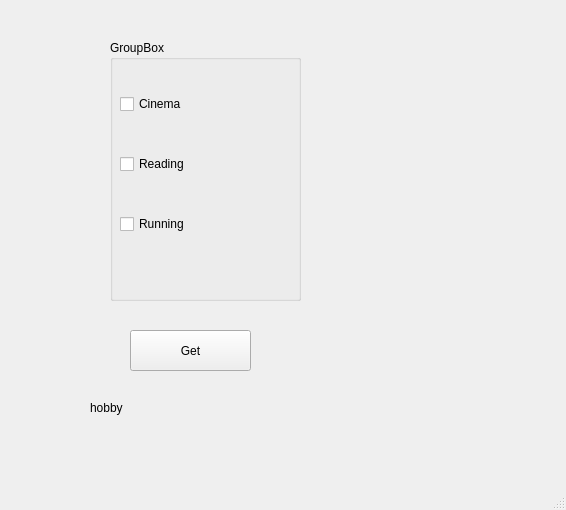
<?xml version="1.0" encoding="UTF-8"?>
<ui version="4.0">
 <class>MainWindow</class>
 <widget class="QMainWindow" name="MainWindow">
  <property name="geometry">
   <rect>
    <x>0</x>
    <y>0</y>
    <width>566</width>
    <height>510</height>
   </rect>
  </property>
  <property name="windowTitle">
   <string>MainWindow</string>
  </property>
  <widget class="QWidget" name="centralwidget">
   <widget class="QPushButton" name="get_hobby">
    <property name="geometry">
     <rect>
      <x>130</x>
      <y>330</y>
      <width>121</width>
      <height>41</height>
     </rect>
    </property>
    <property name="text">
     <string>Get</string>
    </property>
   </widget>
   <widget class="QGroupBox" name="group_hobby">
    <property name="geometry">
     <rect>
      <x>110</x>
      <y>40</y>
      <width>191</width>
      <height>261</height>
     </rect>
    </property>
    <property name="title">
     <string>GroupBox</string>
    </property>
    <widget class="QWidget" name="">
     <property name="geometry">
      <rect>
       <x>10</x>
       <y>20</y>
       <width>171</width>
       <height>211</height>
      </rect>
     </property>
     <layout class="QVBoxLayout" name="verticalLayout">
      <item>
       <widget class="QCheckBox" name="Cinema">
        <property name="text">
         <string>Cinema</string>
        </property>
        <property name="tristate">
         <bool>false</bool>
        </property>
       </widget>
      </item>
      <item>
       <widget class="QCheckBox" name="Reading">
        <property name="text">
         <string>Reading</string>
        </property>
        <property name="tristate">
         <bool>false</bool>
        </property>
       </widget>
      </item>
      <item>
       <widget class="QCheckBox" name="Running">
        <property name="text">
         <string>Running</string>
        </property>
        <property name="tristate">
         <bool>false</bool>
        </property>
       </widget>
      </item>
     </layout>
    </widget>
   </widget>
   <widget class="QLabel" name="lbl_hobby">
    <property name="geometry">
     <rect>
      <x>90</x>
      <y>400</y>
      <width>231</width>
      <height>16</height>
     </rect>
    </property>
    <property name="text">
     <string>hobby</string>
    </property>
   </widget>
  </widget>
  <widget class="QMenuBar" name="menubar">
   <property name="geometry">
    <rect>
     <x>0</x>
     <y>0</y>
     <width>566</width>
     <height>21</height>
    </rect>
   </property>
  </widget>
  <widget class="QStatusBar" name="statusbar"/>
 </widget>
 <resources/>
 <connections/>
</ui>
